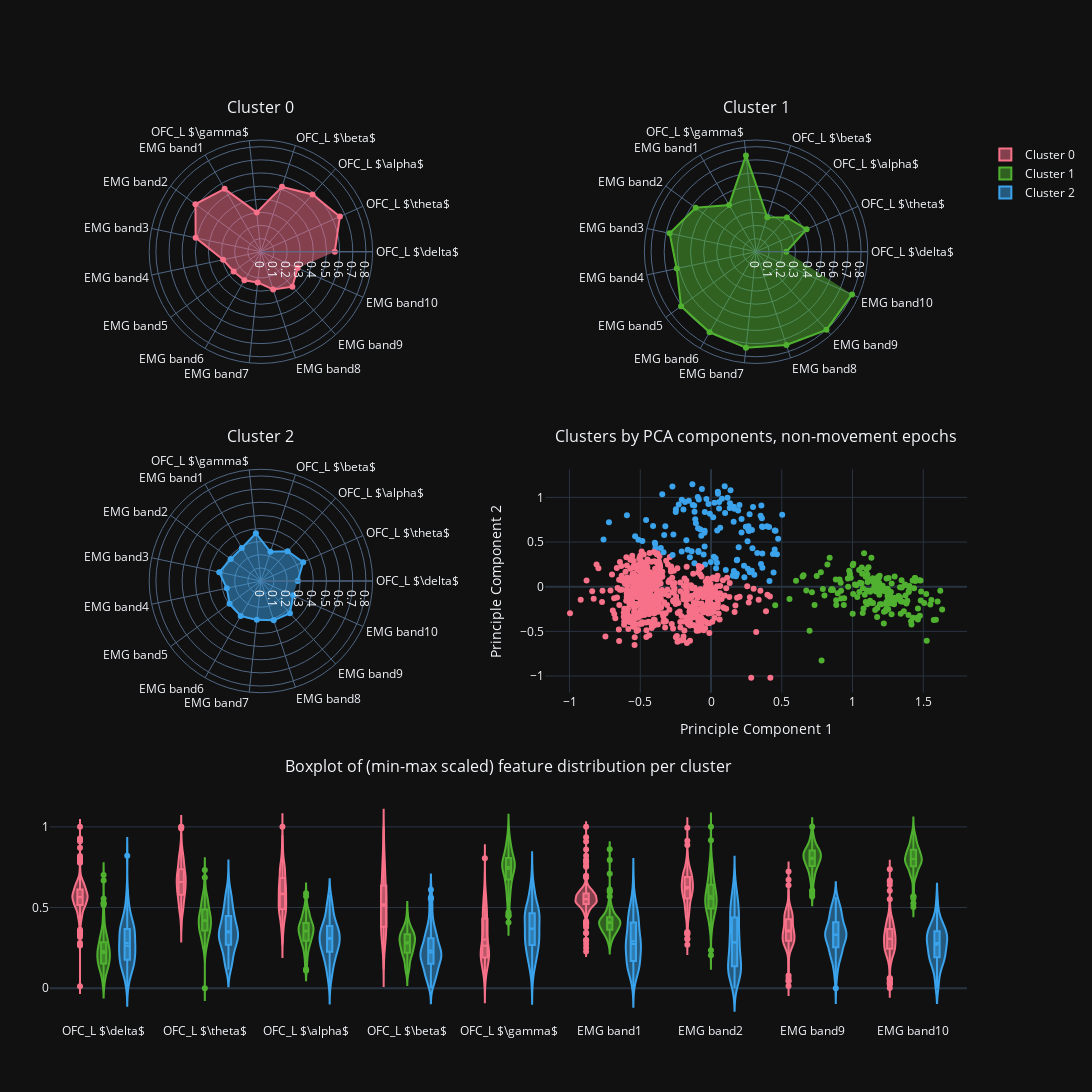

Notebook code cell kept with this figure:
### Markdown cell above
### Show cluster insights

### Code cell
plot_cluster_insights(scaled_features_80625, df_plot)

### Figure 1 — Plotly figure (JSON) as saved in the notebook; plotly's stock layout.template omitted (floating-point values rounded to 4 significant figures; data arrays with more than 128 entries replaced by an {"elided": "..."} marker saying what was removed)
{"data": [{"fill": "toself", "name": "Cluster 0", "r": [0.563, 0.6586, 0.5873, 0.5198, 0.3014, 0.553, 0.6168, 0.5083, 0.2944, 0.2567, 0.2516, 0.235, 0.3022, 0.3583, 0.3069], "showlegend": false, "theta": ["OFC_L $\\delta$", "OFC_L $\\theta$", "OFC_L $\\alpha$", "OFC_L $\\beta$", "OFC_L $\\gamma$", "EMG band1", "EMG band2", "EMG band3", "EMG band4", "EMG band5", "EMG band6", "EMG band7", "EMG band8", "EMG band9", "EMG band10"], "type": "scatterpolar", "subplot": "polar"}, {"fill": "toself", "name": "Cluster 1", "r": [0.2306, 0.4214, 0.3509, 0.2762, 0.7382, 0.411, 0.5694, 0.6733, 0.6182, 0.7067, 0.7089, 0.7361, 0.7477, 0.8013, 0.8003], "showlegend": false, "theta": ["OFC_L $\\delta$", "OFC_L $\\theta$", "OFC_L $\\alpha$", "OFC_L $\\beta$", "OFC_L $\\gamma$", "EMG band1", "EMG band2", "EMG band3", "EMG band4", "EMG band5", "EMG band6", "EMG band7", "EMG band8", "EMG band9", "EMG band10"], "type": "scatterpolar", "subplot": "polar2"}, {"fill": "toself", "name": "Cluster 2", "r": [0.2803, 0.3526, 0.3049, 0.2337, 0.3662, 0.2906, 0.2841, 0.3247, 0.2658, 0.295, 0.3079, 0.2978, 0.3151, 0.3307, 0.2691], "showlegend": false, "theta": ["OFC_L $\\delta$", "OFC_L $\\theta$", "OFC_L $\\alpha$", "OFC_L $\\beta$", "OFC_L $\\gamma$", "EMG band1", "EMG band2", "EMG band3", "EMG band4", "EMG band5", "EMG band6", "EMG band7", "EMG band8", "EMG band9", "EMG band10"], "type": "scatterpolar", "subplot": "polar3"}, {"box": {"visible": true}, "marker": {"color": "#f77189"}, "meanline": {"visible": true}, "name": "Cluster 0", "showlegend": true, "x": {"elided": "5382 str values"}, "y": {"elided": "5382 float values"}, "type": "violin", "xaxis": "x2", "yaxis": "y2"}, {"box": {"visible": true}, "marker": {"color": "#50b131"}, "meanline": {"visible": true}, "name": "Cluster 1", "showlegend": true, "x": {"elided": "1512 str values"}, "y": {"elided": "1512 float values"}, "type": "violin", "xaxis": "x2", "yaxis": "y2"}, {"box": {"visible": true}, "marker": {"color": "#3ba3ec"}, "meanline": {"visible": true}, "name": "Cluster 2", "showlegend": true, "x": {"elided": "1134 str values"}, "y": {"elided": "1134 float values"}, "type": "violin", "xaxis": "x2", "yaxis": "y2"}, {"marker": {"color": {"elided": "892 int values"}, "colorscale": [[0.0, "#f77189"], [0.5, "#50b131"], [1.0, "#3ba3ec"]]}, "mode": "markers", "showlegend": false, "x": {"elided": "892 float values"}, "y": {"elided": "892 float values"}, "type": "scatter", "xaxis": "x", "yaxis": "y"}], "layout": {"polar": {"domain": {"x": [0.0, 0.46], "y": [0.7467, 1.0]}, "radialaxis": {"range": [0, 0.8513]}}, "polar2": {"domain": {"x": [0.54, 1.0], "y": [0.7467, 1.0]}, "radialaxis": {"range": [0, 0.8513]}}, "polar3": {"domain": {"x": [0.0, 0.46], "y": [0.3733, 0.6267]}, "radialaxis": {"range": [0, 0.8513]}}, "xaxis": {"anchor": "y", "domain": [0.54, 1.0], "title": {"text": "Principle Component 1"}}, "yaxis": {"anchor": "x", "domain": [0.3733, 0.6267], "title": {"text": "Principle Component 2"}}, "xaxis2": {"anchor": "y2", "domain": [0.0, 1.0]}, "yaxis2": {"anchor": "x2", "domain": [0.0, 0.2533]}, "annotations": [{"font": {"size": 16}, "showarrow": false, "text": "Cluster 0", "x": 0.23, "xanchor": "center", "xref": "paper", "y": 1.0, "yanchor": "bottom", "yref": "paper", "yshift": 20}, {"font": {"size": 16}, "showarrow": false, "text": "Cluster 1", "x": 0.77, "xanchor": "center", "xref": "paper", "y": 1.0, "yanchor": "bottom", "yref": "paper", "yshift": 20}, {"font": {"size": 16}, "showarrow": false, "text": "Cluster 2", "x": 0.23, "xanchor": "center", "xref": "paper", "y": 0.6267, "yanchor": "bottom", "yref": "paper", "yshift": 20}, {"font": {"size": 16}, "showarrow": false, "text": "Clusters by PCA components, non-movement epochs", "x": 0.77, "xanchor": "center", "xref": "paper", "y": 0.6267, "yanchor": "bottom", "yref": "paper", "yshift": 20}, {"font": {"size": 16}, "showarrow": false, "text": "Boxplot of (min-max scaled) feature distribution per cluster", "x": 0.5, "xanchor": "center", "xref": "paper", "y": 0.2533, "yanchor": "bottom", "yref": "paper", "yshift": 20}], "margin": {"l": 50, "r": 50, "t": 140, "b": 70}, "height": 1200, "width": 1240, "colorway": ["#f77189", "#50b131", "#3ba3ec"], "showlegend": true, "violinmode": "group", "violingap": 0.3, "violingroupgap": 0.1}}
